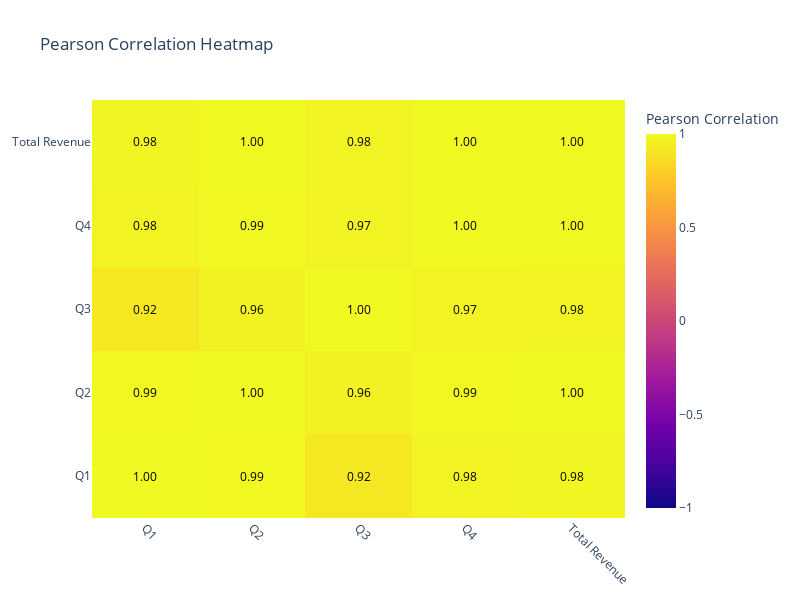

The code cell stored with this chart in its notebook:
### Code cell
import pandas as pd
import numpy as np
import plotly.graph_objects as go

# Calculate Pearson correlation matrix
correlation_matrix = data.iloc[:, 1:6].corr(method='pearson')

# Create heatmap with annotated values
fig = go.Figure(data=go.Heatmap(
    z=correlation_matrix.values,  # Correlation values
    x=correlation_matrix.columns,  # Column labels
    y=correlation_matrix.columns,  # Row labels
    colorscale='Plasma',  # Choose a readable color palette
    zmin=-1, zmax=1,  # Range of correlation values
    colorbar=dict(title="Pearson Correlation")
))

# Annotate values inside the heatmap
for i in range(len(correlation_matrix)):
    for j in range(len(correlation_matrix.columns)):
        fig.add_annotation(
            x=correlation_matrix.columns[j],
            y=correlation_matrix.columns[i],
            text=f'{correlation_matrix.values[i, j]:.2f}',  # Annotate with correlation values
            showarrow=False,  # No arrow needed for annotation
            font=dict(color='white' if correlation_matrix.values[i, j] < 0.5 else 'black')  # Contrast text
        )

# Update layout for better display
fig.update_layout(
    title='Pearson Correlation Heatmap',
    height=600, width=800,
    xaxis=dict(tickangle=45)  # Rotate x-axis labels for readability
)

# Save the plot as a high-quality PNG file
# fig.write_image("./Plots/correlation_plot.png", width=1200, height=800, scale=3)

# Show the plot
fig.show()

### Figure 1 — Plotly figure (JSON) as saved in the notebook; plotly's stock layout.template omitted (floating-point values rounded to 4 significant figures)
{"data": [{"colorbar": {"title": {"text": "Pearson Correlation"}}, "colorscale": [[0, "#0d0887"], [0.1111, "#46039f"], [0.2222, "#7201a8"], [0.3333, "#9c179e"], [0.4444, "#bd3786"], [0.5556, "#d8576b"], [0.6667, "#ed7953"], [0.7778, "#fb9f3a"], [0.8889, "#fdca26"], [1, "#f0f921"]], "type": "heatmap", "x": ["Q1", "Q2", "Q3", "Q4", "Total Revenue"], "y": ["Q1", "Q2", "Q3", "Q4", "Total Revenue"], "z": [[1, 0.9905, 0.9218, 0.9769, 0.983], [0.9905, 1, 0.9614, 0.9924, 0.9975], [0.9218, 0.9614, 1, 0.9712, 0.9759], [0.9769, 0.9924, 0.9712, 1, 0.9969], [0.983, 0.9975, 0.9759, 0.9969, 1]], "zmax": 1, "zmin": -1}], "layout": {"annotations": [{"font": {"color": "black"}, "showarrow": false, "text": "1.00", "x": "Q1", "y": "Q1"}, {"font": {"color": "black"}, "showarrow": false, "text": "0.99", "x": "Q2", "y": "Q1"}, {"font": {"color": "black"}, "showarrow": false, "text": "0.92", "x": "Q3", "y": "Q1"}, {"font": {"color": "black"}, "showarrow": false, "text": "0.98", "x": "Q4", "y": "Q1"}, {"font": {"color": "black"}, "showarrow": false, "text": "0.98", "x": "Total Revenue", "y": "Q1"}, {"font": {"color": "black"}, "showarrow": false, "text": "0.99", "x": "Q1", "y": "Q2"}, {"font": {"color": "black"}, "showarrow": false, "text": "1.00", "x": "Q2", "y": "Q2"}, {"font": {"color": "black"}, "showarrow": false, "text": "0.96", "x": "Q3", "y": "Q2"}, {"font": {"color": "black"}, "showarrow": false, "text": "0.99", "x": "Q4", "y": "Q2"}, {"font": {"color": "black"}, "showarrow": false, "text": "1.00", "x": "Total Revenue", "y": "Q2"}, {"font": {"color": "black"}, "showarrow": false, "text": "0.92", "x": "Q1", "y": "Q3"}, {"font": {"color": "black"}, "showarrow": false, "text": "0.96", "x": "Q2", "y": "Q3"}, {"font": {"color": "black"}, "showarrow": false, "text": "1.00", "x": "Q3", "y": "Q3"}, {"font": {"color": "black"}, "showarrow": false, "text": "0.97", "x": "Q4", "y": "Q3"}, {"font": {"color": "black"}, "showarrow": false, "text": "0.98", "x": "Total Revenue", "y": "Q3"}, {"font": {"color": "black"}, "showarrow": false, "text": "0.98", "x": "Q1", "y": "Q4"}, {"font": {"color": "black"}, "showarrow": false, "text": "0.99", "x": "Q2", "y": "Q4"}, {"font": {"color": "black"}, "showarrow": false, "text": "0.97", "x": "Q3", "y": "Q4"}, {"font": {"color": "black"}, "showarrow": false, "text": "1.00", "x": "Q4", "y": "Q4"}, {"font": {"color": "black"}, "showarrow": false, "text": "1.00", "x": "Total Revenue", "y": "Q4"}, {"font": {"color": "black"}, "showarrow": false, "text": "0.98", "x": "Q1", "y": "Total Revenue"}, {"font": {"color": "black"}, "showarrow": false, "text": "1.00", "x": "Q2", "y": "Total Revenue"}, {"font": {"color": "black"}, "showarrow": false, "text": "0.98", "x": "Q3", "y": "Total Revenue"}, {"font": {"color": "black"}, "showarrow": false, "text": "1.00", "x": "Q4", "y": "Total Revenue"}, {"font": {"color": "black"}, "showarrow": false, "text": "1.00", "x": "Total Revenue", "y": "Total Revenue"}], "height": 600, "title": {"text": "Pearson Correlation Heatmap"}, "width": 800, "xaxis": {"tickangle": 45}}}
